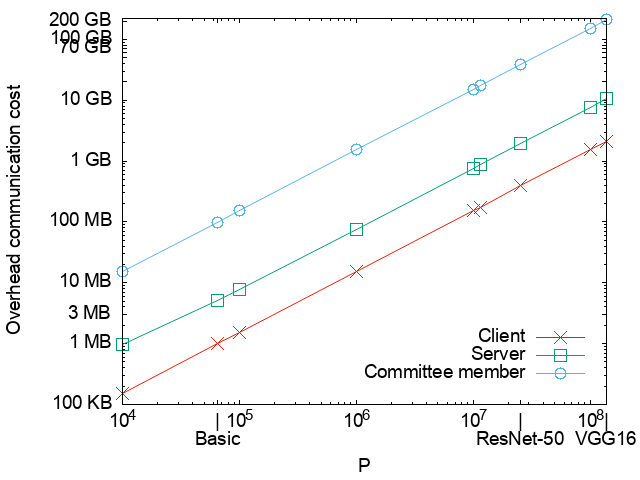

Source code (gnuplot):
set terminal png font "Helvetica,14" 
set output "online_comm_c5_n500.png"
set datafile sep ','
set key bottom right Right offset 0, 1
set xlabel "P" offset 0, -1
set ylabel "Overhead communication cost"
set ytics add ("100 KB" 0.1)
set ytics add ("1 MB" 1)
set ytics add ("3 MB" 3)
set ytics add ("10 MB" 10)
set ytics add ("100 MB" 100)
set ytics add ("1 GB" 1000)
set ytics add ("10 GB" 10000)
set ytics add ("" 20000)
set ytics add ("" 50000)
set ytics add ("" 60000)
set ytics add ("" 80000)
set ytics add ("100 GB" 100000)
set ytics add ("200 GB" 200000)
set xtics add ("10^4" 10000)
set xtics add ("|\nBasic" 64811)
set xtics add ("10^5" 100000)
set xtics add ("10^6" 1000000)
set xtics add ("10^7" 10000000)
# set xtics add ("|\nResNet-18" 11511784)
set xtics add ("|\nResNet-50" 25557032)
set xtics add ("10^8" 100000000)
set xtics add ("|\nVGG16" 138357544)
set log y
set log x
# set xtics rotate by 90 right

# x=p, for committee_size=5 and p=100
plot [9999:138357545][:220001] '../online_comm/online_comm.csv' every ::234::242 using 3:($4-$7) title 'Client' with linespoints pt 2 ps 2 lc 7, \
             '../online_comm/online_comm.csv' every ::234::242 using 3:($5-$8) title 'Server' with linespoints pt 4 ps 2 lc 2, \
             '../online_comm/online_comm.csv' every ::234::242 using 3:6 title 'Committee member' with linespoints pt 6 ps 2 lc 3
